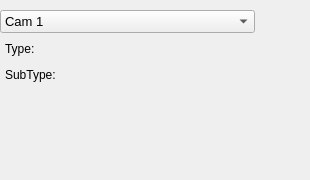
        <widget class="QWidget" name="tab_4">
         <attribute name="icon">
          <iconset resource="../qtresources.qrc">
           <normaloff>:/icons/icons8-slr-small-lens-96.png</normaloff>:/icons/icons8-slr-small-lens-96.png</iconset>
         </attribute>
         <attribute name="title">
          <string notr="true">Camera Settings</string>
         </attribute>
         <widget class="QWidget" name="verticalLayoutWidget_2">
          <property name="geometry">
           <rect>
            <x>0</x>
            <y>10</y>
            <width>301</width>
            <height>161</height>
           </rect>
          </property>
          <layout class="QVBoxLayout" name="verticalLayout">
           <item>
            <layout class="QHBoxLayout" name="horizontalLayout_12">
             <item>
              <widget class="QComboBox" name="comboBox_2">
               <property name="sizePolicy">
                <sizepolicy hsizetype="MinimumExpanding" vsizetype="Maximum">
                 <horstretch>0</horstretch>
                 <verstretch>0</verstretch>
                </sizepolicy>
               </property>
               <property name="minimumSize">
                <size>
                 <width>200</width>
                 <height>0</height>
                </size>
               </property>
               <property name="font">
                <font>
                 <family>Segoe UI</family>
                 <pointsize>10</pointsize>
                </font>
               </property>
               <property name="cursor">
                <cursorShape>PointingHandCursor</cursorShape>
               </property>
               <property name="statusTip">
                <string notr="true">Choose camera settings to be applied when creating new chunk...</string>
               </property>
               <property name="iconSize">
                <size>
                 <width>20</width>
                 <height>20</height>
                </size>
               </property>
               <item>
                <property name="text">
                 <string notr="true">Cam 1</string>
                </property>
                <property name="icon">
                 <iconset resource="../qtresources.qrc">
                  <normaloff>:/icons/icons8-full-page-view-50.png</normaloff>:/icons/icons8-full-page-view-50.png</iconset>
                </property>
               </item>
               <item>
                <property name="text">
                 <string notr="true">Cam 2</string>
                </property>
                <property name="icon">
                 <iconset resource="../qtresources.qrc">
                  <normaloff>:/icons/icons8-video-wall-50.png</normaloff>:/icons/icons8-video-wall-50.png</iconset>
                </property>
               </item>
               <item>
                <property name="text">
                 <string notr="true">Cam 3</string>
                </property>
                <property name="icon">
                 <iconset resource="../qtresources.qrc">
                  <normaloff>:/icons/icons8-live-photos-96.png</normaloff>:/icons/icons8-live-photos-96.png</iconset>
                </property>
               </item>
               <item>
                <property name="text">
                 <string notr="true">Cam 4</string>
                </property>
                <property name="icon">
                 <iconset resource="../qtresources.qrc">
                  <normaloff>:/icons/icons8-aperture-50.png</normaloff>:/icons/icons8-aperture-50.png</iconset>
                </property>
               </item>
               <item>
                <property name="text">
                 <string notr="true">Cam 5</string>
                </property>
                <property name="icon">
                 <iconset resource="../qtresources.qrc">
                  <normaloff>:/icons/icons8-video-stabilization-50.png</normaloff>:/icons/icons8-video-stabilization-50.png</iconset>
                </property>
               </item>
               <item>
                <property name="text">
                 <string notr="true">Cam 6</string>
                </property>
                <property name="icon">
                 <iconset resource="../qtresources.qrc">
                  <normaloff>:/icons/icons8-quadcopter-50.png</normaloff>:/icons/icons8-quadcopter-50.png</iconset>
                </property>
               </item>
              </widget>
             </item>
             <item>
              <widget class="QPushButton" name="btnDefCam">
               <property name="cursor">
                <cursorShape>PointingHandCursor</cursorShape>
               </property>
               <property name="toolTip">
                <string notr="true">Set as default</string>
               </property>
               <property name="text">
                <string notr="true"/>
               </property>
               <property name="icon">
                <iconset resource="../qtresources.qrc">
                 <normaloff>:/icons/icons8-christmas-star-50.png</normaloff>:/icons/icons8-christmas-star-50.png</iconset>
               </property>
               <property name="iconSize">
                <size>
                 <width>20</width>
                 <height>20</height>
                </size>
               </property>
               <property name="autoDefault">
                <bool>false</bool>
               </property>
               <property name="flat">
                <bool>true</bool>
               </property>
              </widget>
             </item>
            </layout>
           </item>
           <item>
            <layout class="QHBoxLayout" name="horizontalLayout_6">
             <item>
              <widget class="QLabel" name="label_9">
               <property name="font">
                <font>
                 <family>Segoe UI</family>
                 <pointsize>9</pointsize>
                 <weight>50</weight>
                 <bold>false</bold>
                </font>
               </property>
               <property name="frameShape">
                <enum>QFrame::NoFrame</enum>
               </property>
               <property name="text">
                <string notr="true">Type:</string>
               </property>
               <property name="indent">
                <number>5</number>
               </property>
              </widget>
             </item>
             <item>
              <widget class="QLabel" name="label_12">
               <property name="sizePolicy">
                <sizepolicy hsizetype="Expanding" vsizetype="Maximum">
                 <horstretch>0</horstretch>
                 <verstretch>0</verstretch>
                </sizepolicy>
               </property>
               <property name="minimumSize">
                <size>
                 <width>0</width>
                 <height>20</height>
                </size>
               </property>
               <property name="maximumSize">
                <size>
                 <width>16777215</width>
                 <height>20</height>
                </size>
               </property>
               <property name="font">
                <font>
                 <family>Segoe UI</family>
                 <pointsize>8</pointsize>
                </font>
               </property>
               <property name="frameShape">
                <enum>QFrame::NoFrame</enum>
               </property>
               <property name="text">
                <string notr="true"/>
               </property>
              </widget>
             </item>
            </layout>
           </item>
           <item>
            <layout class="QHBoxLayout" name="horizontalLayout_7">
             <item>
              <widget class="QLabel" name="label_13">
               <property name="font">
                <font>
                 <family>Segoe UI</family>
                 <pointsize>9</pointsize>
                 <weight>50</weight>
                 <bold>false</bold>
                </font>
               </property>
               <property name="text">
                <string notr="true">SubType:</string>
               </property>
               <property name="indent">
                <number>5</number>
               </property>
              </widget>
             </item>
             <item>
              <widget class="QLabel" name="label_14">
               <property name="sizePolicy">
                <sizepolicy hsizetype="Expanding" vsizetype="Maximum">
                 <horstretch>0</horstretch>
                 <verstretch>0</verstretch>
                </sizepolicy>
               </property>
               <property name="minimumSize">
                <size>
                 <width>0</width>
                 <height>20</height>
                </size>
               </property>
               <property name="maximumSize">
                <size>
                 <width>16777215</width>
                 <height>20</height>
                </size>
               </property>
               <property name="font">
                <font>
                 <family>Segoe UI</family>
                 <pointsize>8</pointsize>
                </font>
               </property>
               <property name="frameShape">
                <enum>QFrame::NoFrame</enum>
               </property>
               <property name="text">
                <string notr="true"/>
               </property>
              </widget>
             </item>
            </layout>
           </item>
           <item>
            <spacer name="verticalSpacer_2">
             <property name="orientation">
              <enum>Qt::Vertical</enum>
             </property>
             <property name="sizeHint" stdset="0">
              <size>
               <width>20</width>
               <height>40</height>
              </size>
             </property>
            </spacer>
           </item>
          </layout>
         </widget>
        </widget>
